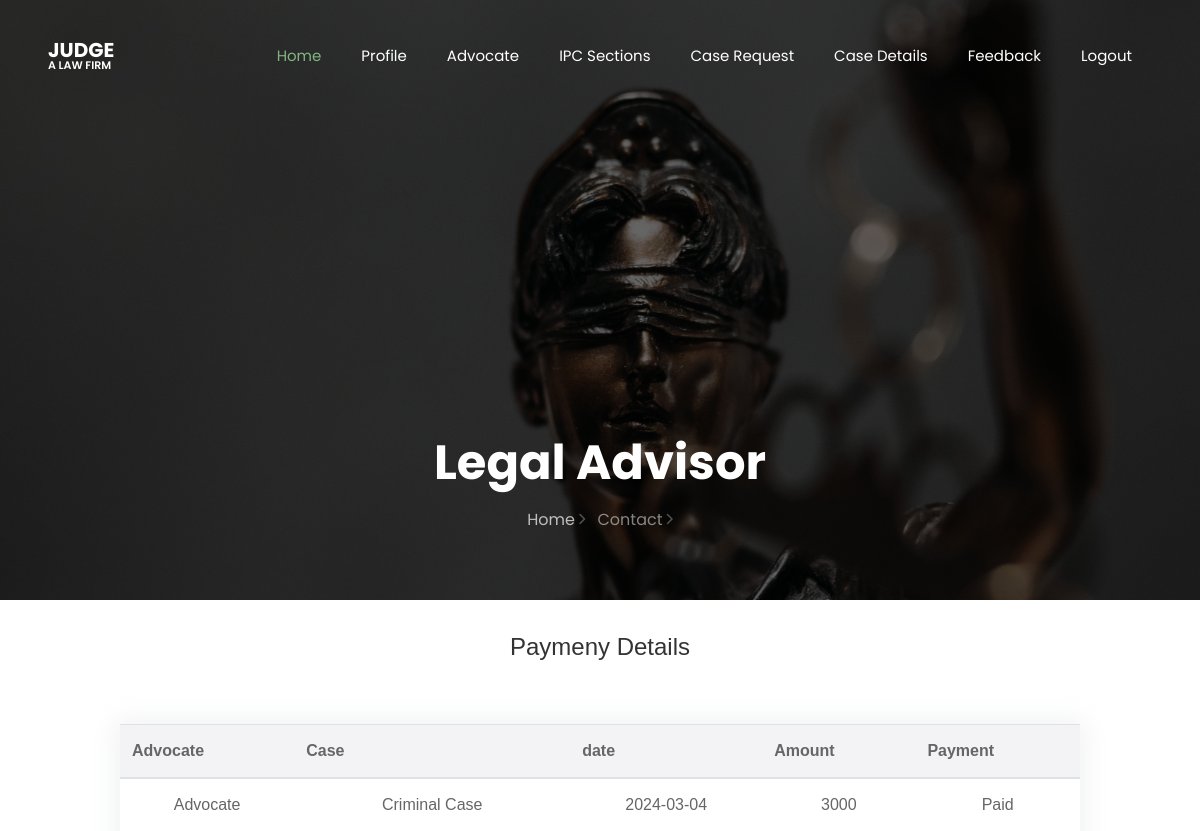
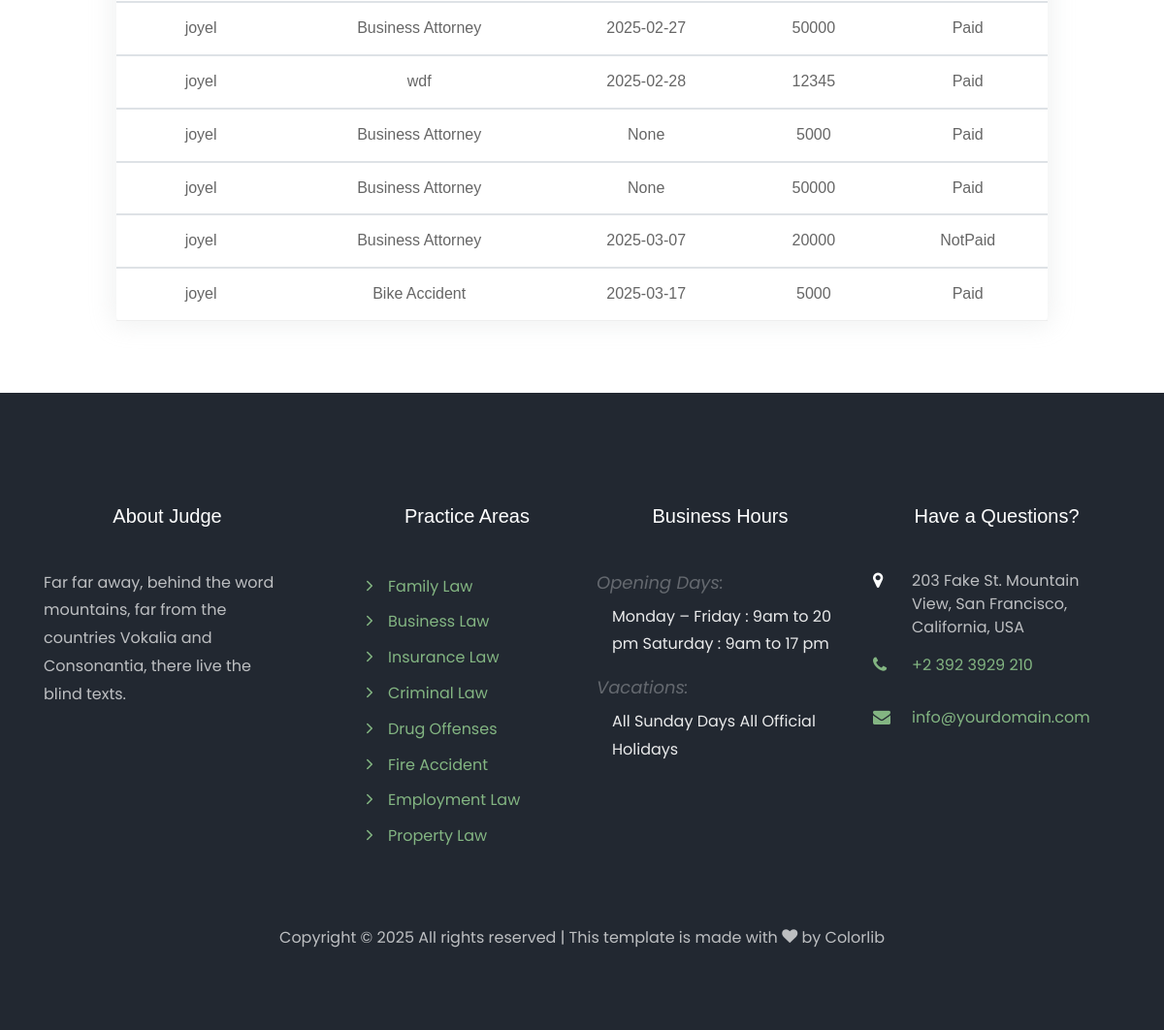
Screenshot of /payment_view/ (signed in) with the database file from the repository (2 pictures, top to bottom).
### myapp/models.py (models this page shows, shortened)
class Case_details(models.Model):
    user = models.ForeignKey(UserRegistration, on_delete=models.CASCADE, null=True)
    rid = models.ForeignKey(Case_request, on_delete=models.CASCADE, null=True)
    advocate = models.ForeignKey(Advocate, on_delete=models.CASCADE, null=True)
    file = models.FileField(null=True)
    desc=models.CharField(max_length=100, null=True)
    fees=models.CharField(max_length=100, null=True)
    status=models.CharField(max_length=100, null=True, default='Not_Paid')

class Advocate(models.Model):
    name = models.CharField(max_length=100, null=True)
    email = models.EmailField(max_length=100, null=True)
    phone = models.IntegerField(null=True, blank=True)
    address = models.CharField(max_length=300, null=True)
    dob = models.DateField()
    gender = models.CharField(max_length=100)
    image = models.ImageField(null=True, upload_to="profile")
    files = models.FileField(null=True, upload_to="profile")
    loginid = models.ForeignKey(Login, on_delete=models.CASCADE, null=True)
    district= models.CharField(max_length=100, null=True)
    category=models.CharField(max_length=100, null=True)
    qualification=models.CharField(max_length=100, null=True)
    Regfee=models.CharField(max_length=100, null=True,default="Pending")
    advo_rating=models.IntegerField(null=True,blank=True)

class Case_request(models.Model):
    user = models.ForeignKey(UserRegistration, on_delete=models.CASCADE, null=True)
    advocate = models.ForeignKey(Advocate, on_delete=models.CASCADE, null=True)
    sub = models.CharField(max_length=100, null=True)
    desc = models.CharField(max_length=100, null=True)
    date = models.CharField(max_length=100, null=True)
    request = models.CharField(max_length=100, null=True, default="pending")
    status = models.CharField(max_length=100, null=True, default="Not_Updated")

### myapp/views.py (the view)
# urls.py: path('payment_view/',views.payment_view),
def payment_view(request):
    uid = request.session["uid"]
    view = Case_details.objects.filter(user=uid)
    return render(request, "User/payment_details.html", {"view": view})

### templates/User/payment_details.html (shortened to what this page needs)
{% extends 'User/common.html' %}
{% load static %}
{% block header %}
<br>
<h2>Paymeny Details</h2>
<br>
<center>
    {% if view %}
    <table class="table" style="width: 80%;text-align: center;">
        <thead>
            <tr>
                <th>Advocate</th>
                <th>Case</th>
                <th>date</th>
                <th>Amount</th>
                <th>Payment</th>
            </tr>
        </thead>
        {% for i in view %}
        <tbody>
            <tr>
                <td><span class="res-head">Firstname:</span>{{i.advocate.name}}</td>
                <td><span class="res-head">Lastname:</span>{{i.rid.sub}}</td>
                <td><span class="res-head">Lastname:</span>{{i.rid.date}}</td>
                <td><span class="res-head">Email:</span>{{i.fees}}</td>
                <td><span class="res-head">Email:</span>{{i.status}}</td>
            </tr>
        </tbody>
        {% endfor %}
    </table>
    {% else %}
    <h2>No Payments Yet</h2>
    {% endif %}
</center>
<br><br>
{% endblock %}

### templates/User/payment_details.html (style rules this page uses)
h2 { font-size: 24px; text-align: center; font-family: arial; margin-bottom: 30px; }

### rows the page displays
Case_details: advocate.name "Advocate", rid.sub "Criminal Case", rid "2024-03-04", fees "3000", status "Paid"
Case_details: advocate.name "joyel", rid.sub "Business Attorney", rid "2025-02-27", fees "50000", status "Paid"
Case_details: advocate.name "joyel", rid.sub "wdf", rid "2025-02-28", fees "12345", status "Paid"
Case_details: advocate.name "joyel", rid.sub "Business Attorney", rid "None", fees "5000", status "Paid"
Case_details: advocate.name "joyel", rid.sub "Business Attorney", rid "None", fees "50000", status "Paid"
Case_details: advocate.name "joyel", rid.sub "Business Attorney", rid "2025-03-07", fees "20000", status "NotPaid"
Case_details: advocate.name "joyel", rid.sub "Bike Accident", rid "2025-03-17", fees "5000", status "Paid"
